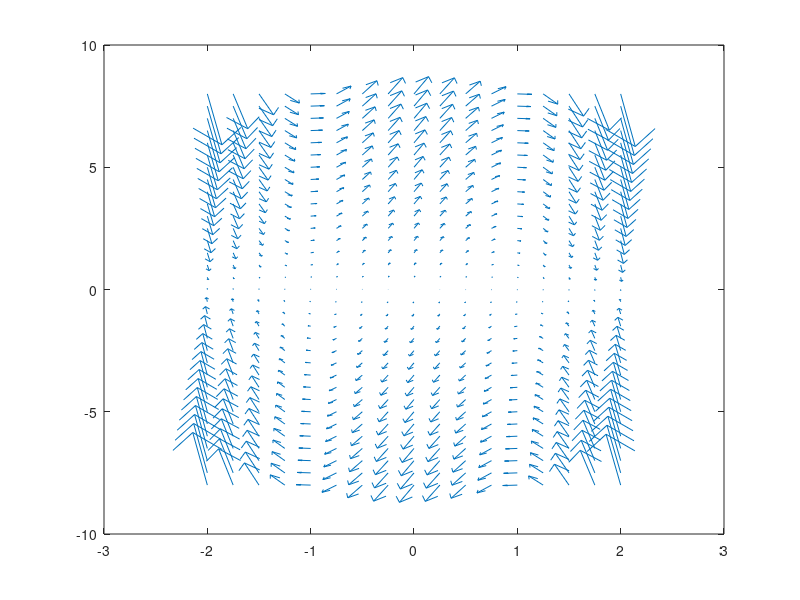

Source code (MATLAB): (Note: this script raises an error after producing the figure.)
function vdpdfield

mu = 5;

[y1,y2]=meshgrid(-2:0.25:2,-8:0.5:8);

dy1 = y2;
dy2 = mu*(1 - y1.^2).*y2 - y1;

quiver(y1, y2, dy1, dy2, 4);


pause

svert = stream2(y1,y2,dy1,dy2,y1,y2);
streamparticles(svert,0.01,'animate',3,'markersize',5);

